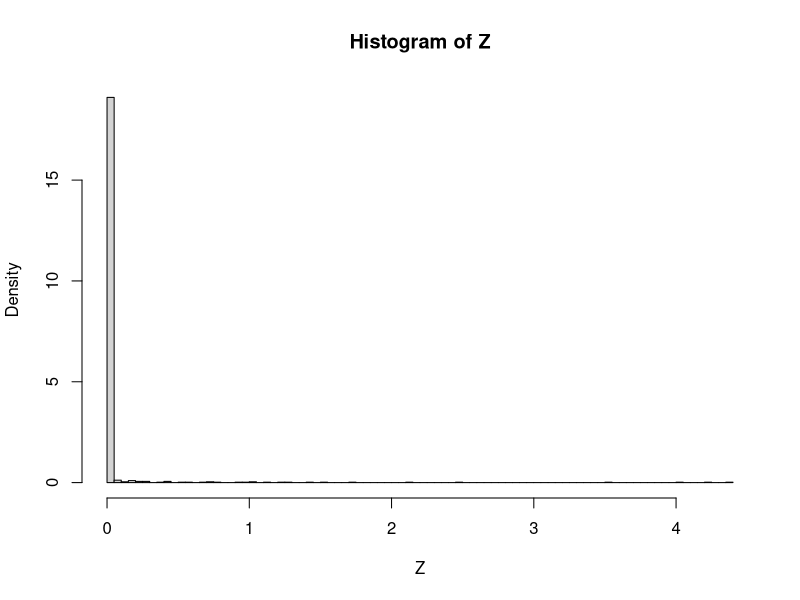
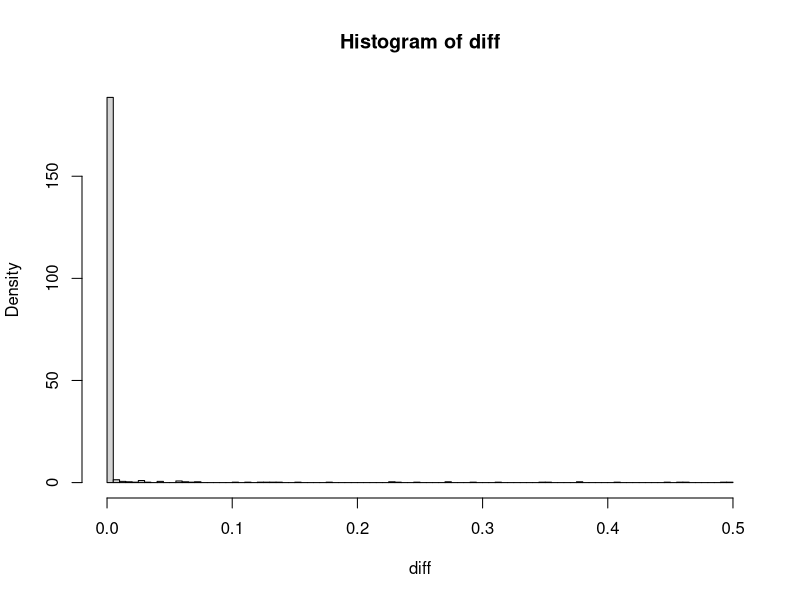

Write the R code that produced these figures, in order.
## ---- chunk 1
sim.light = function(size=100, mean=1000, time=1000)
{
  min.light = c()
  for(i in 1:time)
  {
    exp = rexp(size,1/mean)
    min.light[i] = min(exp)
  }
  return (mean(min.light))
}

print(paste("Expected time for the first of these bulbs to burn out = ", sim.light()))
## ---- chunk 2
sim.exp = function(size=1000, lambda=5)
{
  num = runif(size, min = -7, max = 10)
  pos.num = num[num>=0]
  neg.num = num[num < 0]
  pos.num.den = lambda * (exp(-lambda*pos.num))
  neg.num.den = rep(0, length(neg.num))
  tot.den = append(pos.num.den,neg.num.den)
  return(tot.den)
}

sim.diff.exp = function(size=1000, lambda=5)
{
  num = runif(size, min = -7, max = 10)
  pos.num = num[num>=0]
  neg.num = num[num < 0]
  pos.num.den = 0.5 * (exp(-lambda*pos.num))
  neg.num.den = rep(0, length(neg.num))
  tot.den = append(pos.num.den,neg.num.den)
  return(tot.den)
}
## ---- chunk 3
X1 = sim.exp()
X2 = sim.exp()
## ---- chunk 4
Z = ifelse(X1 - X2 <0,0, X1-X2)
## ---- chunk 5
hist (Z, breaks=100, probability = 1)
## ---- chunk 6
diff = sim.diff.exp()
## ---- chunk 7
hist(diff,breaks=100, probability = 1)
## ---- chunk 8
cheb.prob = function(mean = 10, var=100/3, k)
{
  prob = ifelse((var/k^2) > 1, 1,var/k^2)
  return(prob)
}

print(paste("P(abs(X-10)>= 2) = ",cheb.prob(k=2)))
print(paste("P(abs(X-10)>= 5) = ",cheb.prob(k=5)))
print(paste("P(abs(X-10)>= 9) = ",cheb.prob(k=9)))
print(paste("P(abs(X-10)>= 20) = ",cheb.prob(k=20)))
